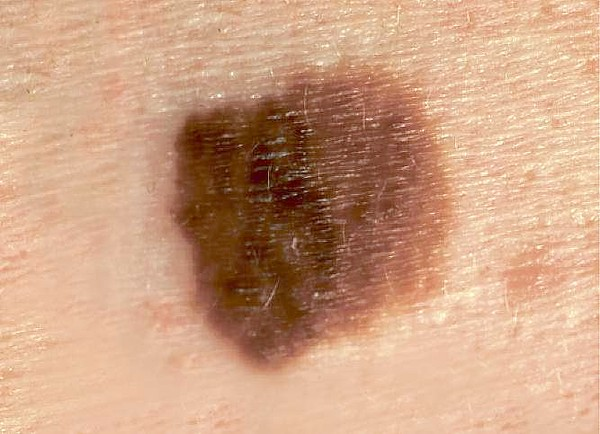
#> input picture img/malignant.jpg, 600 x 434 px, given in place of IMD348.bmp, which was not available
$ python crop.py   (older library calls are emulated)
#> lines starting #> are read from the running program, lines starting #| are printed output that depends on the picture; after the words box and inside, x2 and y2 are one past the last pixel; in counts of white or black regions, pixels touching at a corner belong together; pictures that were not available may be replaced by others from this repository, and a replacement may not be noted
### lib/helper.py
import cv2

# NOTE: The given image must be a greyscale image
def getMoleContour(greyscale):
    THRESHOLD = 125
    MAX_VALUE = 180
    greyscale = cv2.blur(greyscale, (5, 5))
    ret, thresh = cv2.threshold(greyscale, THRESHOLD, MAX_VALUE, cv2.THRESH_BINARY_INV) # Binary mask
    im2, contours, hierarchy = cv2.findContours(thresh, cv2.RETR_EXTERNAL, cv2.CHAIN_APPROX_NONE)
    # Check to make sure there actually is a contour
    if len(contours) == 0:
        raise Error("No contours found!")
    # Only find the longest one
    longestContour = []
    for i in range(len(contours)):
        if len(contours[i]) > len(longestContour):
            longestContour = contours[i]
    return longestContour

def showImage(image):
    cv2.imshow("image", image)
    cv2.waitKey(0)
    cv2.destroyAllWindows()

### lib/crop.py
import cv2
import numpy as np
from helper import getMoleContour
from helper import showImage

def crop(image):
    imageH, imageW, _ = image.shape
    MAX_PADDING = 7
    # image = cv2.GaussianBlur(image, (1, 1), 0)
    grayscale = cv2.cvtColor(image, cv2.COLOR_BGR2GRAY)
    contour = getMoleContour(grayscale)
    cv2.drawContours(grayscale, contour, -1, (255, 255, 255), 5)
    x, y, w, h = cv2.boundingRect(contour)
    padding = MAX_PADDING if x > MAX_PADDING and y > MAX_PADDING else min(x, y)
    padding = padding if x + w + padding * 2 > imageW and y + h + padding * 2 > imageH else 0
    x -= padding
    y -= padding
    if w < padding * 2 and h < padding * 2:
        raise Error("Picture is waay too small!!!")
    return image[y:y+h+padding*2,x:x+w+padding*2]

if __name__ == "__main__":
    image = cv2.imread('./img/dataset/IMD348.bmp')
#> image is the input picture: shape (434, 600, 3); mean B, G, R 130.4, 160.4, 204.7
    showImage(image)
    showImage(crop(image))
#> in getMoleContour, `ret, thresh = cv2.threshold(greyscale, THRESHOLD, MAX_VALUE, cv2.THRES..`:
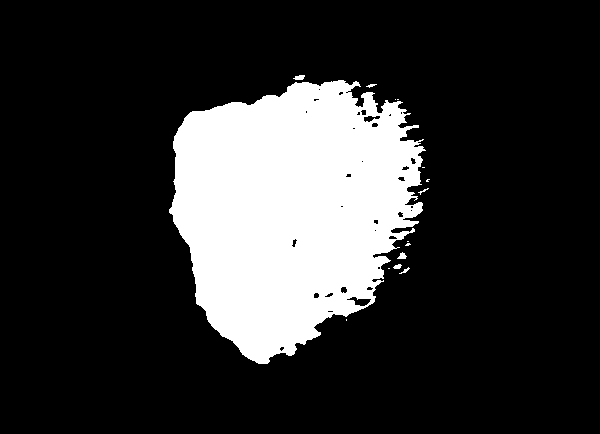
#> thresh: shape (434, 600); values 0 (black) and 180 (white), 19.6% white; 15 white regions (8 under 20 px)
#> in getMoleContour, `ret, thresh = cv2.threshold(greyscale, THRESHOLD, MAX_VALUE, cv2.THRES..`: ret = 125
#> in getMoleContour, `im2, contours, hierarchy = cv2.findContours(thresh, cv2.RETR_EXTERNAL,..`: contours = 15 contours, 11 with area under 20; largest, box (x1, y1, x2, y2) and area: (169, 80, 426, 364) 50704, (293, 75, 305, 80) 30, (397, 252, 407, 259) 30, (393, 264, 402, 269) 22
#> the loop in getMoleContour, `for i in range(len(contours)):` made 15 passes
#> longestContour on pass 1: [[346, 319], [346, 320]]
#> after the loop in getMoleContour, `for i in range(len(contours)):`: longestContour = contour of 1253 points, box (x1, y1, x2, y2) (169, 80, 426, 364), area 50704
#> in crop, `contour = getMoleContour(grayscale)`: contour has the same summary as longestContour in getMoleContour
#> in crop, `cv2.drawContours(grayscale, contour, -1, (255, 255, 255), 5)`: grayscale: shape (434, 600); min 9, max 255, mean 174.3
#> in crop, `x, y, w, h = cv2.boundingRect(contour)`: x = 169; y = 80; w = 257; h = 284
#> in crop, `padding = MAX_PADDING if x > MAX_PADDING and y > MAX_PADDING else min(..`: padding = 7
#> in crop, `padding = padding if x + w + padding * 2 > imageW and y + h + padding ..`: padding = 0
    image = cv2.imread('./img/malignant1.jpg')
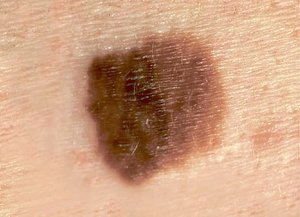
#> input picture img/malignant1.jpg, 300 x 217 px, found by its file name
#> image is the input picture: shape (217, 300, 3); mean B, G, R 130.4, 160.3, 204.6
    showImage(image)
    showImage(crop(image))
#> in getMoleContour (call 2), `ret, thresh = cv2.threshold(greyscale, THRESHOLD, MAX_VALUE, cv2.THRES..`: thresh: shape (217, 300); values 0 (black) and 180 (white), 19.7% white; 2 white regions (1 under 20 px)
#> in getMoleContour (call 2), `im2, contours, hierarchy = cv2.findContours(thresh, cv2.RETR_EXTERNAL,..`: contours = 2 contours, 1 with area under 20; largest, box (x1, y1, x2, y2) and area: (85, 40, 211, 182) 12592
#> the loop in getMoleContour (call 2), `for i in range(len(contours)):` made 2 passes
#> longestContour on pass 1: [[201, 127], [202, 127]]
#> in crop (call 2), `contour = getMoleContour(grayscale)`: contour = contour of 491 points, box (x1, y1, x2, y2) (85, 40, 211, 182), area 12592
#> in crop (call 2), `cv2.drawContours(grayscale, contour, -1, (255, 255, 255), 5)`:
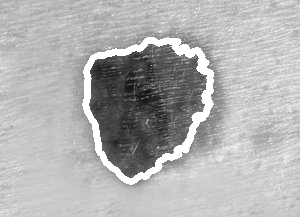
#> grayscale: shape (217, 300); min 14, max 255, mean 176.8
#> in crop (call 2), `x, y, w, h = cv2.boundingRect(contour)`: x = 85; y = 40; w = 126; h = 142
#> in crop (call 2), `padding = MAX_PADDING if x > MAX_PADDING and y > MAX_PADDING else min(..`: padding = 7
#> in crop (call 2), `padding = padding if x + w + padding * 2 > imageW and y + h + padding ..`: padding = 0
    image = cv2.imread('./img/malignant2.jpg')
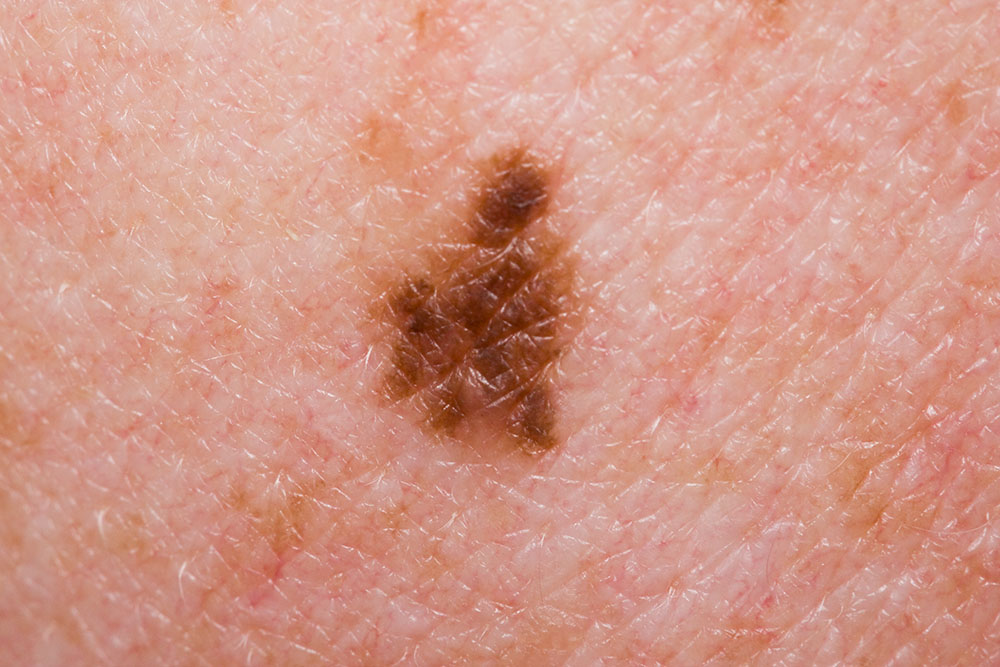
#> input picture img/malignant2.jpg, 1000 x 667 px, found by its file name
#> image is the input picture: shape (667, 1000, 3); mean B, G, R 136, 151.7, 210.3
    showImage(image)
    showImage(crop(image))
#> in getMoleContour (call 3), `ret, thresh = cv2.threshold(greyscale, THRESHOLD, MAX_VALUE, cv2.THRES..`:
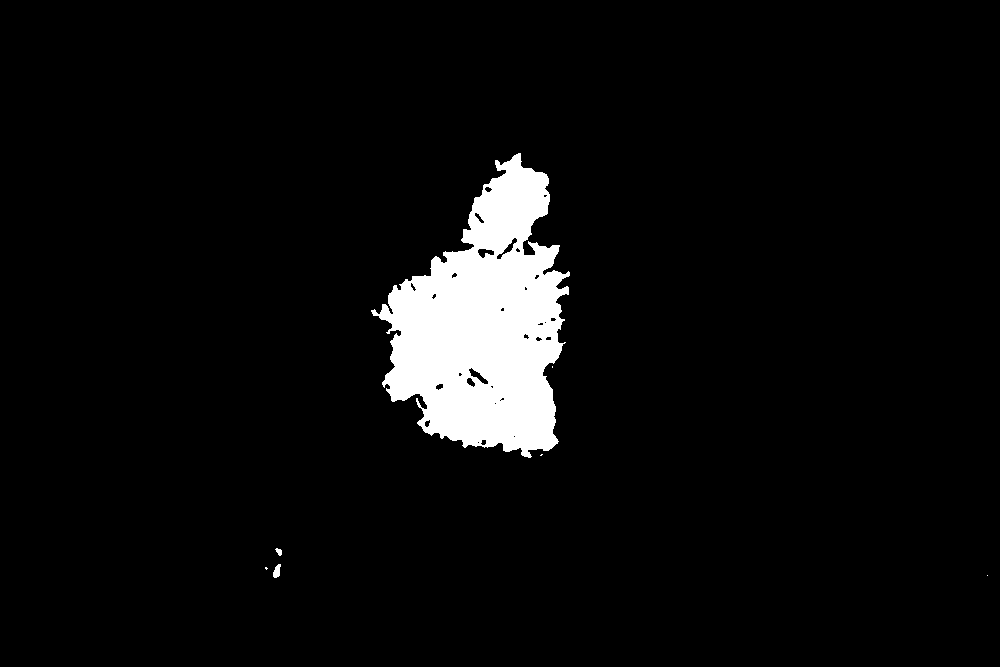
#> thresh: shape (667, 1000); values 0 (black) and 180 (white), 5.2% white; 7 white regions (4 under 20 px)
#> in getMoleContour (call 3), `im2, contours, hierarchy = cv2.findContours(thresh, cv2.RETR_EXTERNAL,..`: contours = 7 contours, 4 with area under 20; largest, box (x1, y1, x2, y2) and area: (371, 153, 570, 458) 34631, (273, 564, 281, 578) 60, (275, 548, 282, 556) 25
#> the loop in getMoleContour (call 3), `for i in range(len(contours)):` made 7 passes
#> longestContour on pass 1: [[987, 575]]
#> after the loop in getMoleContour (call 3), `for i in range(len(contours)):`: longestContour = contour of 1212 points, box (x1, y1, x2, y2) (371, 153, 570, 458), area 34631
#> in crop (call 3), `contour = getMoleContour(grayscale)`: contour has the same summary as longestContour in getMoleContour
#> in crop (call 3), `cv2.drawContours(grayscale, contour, -1, (255, 255, 255), 5)`:
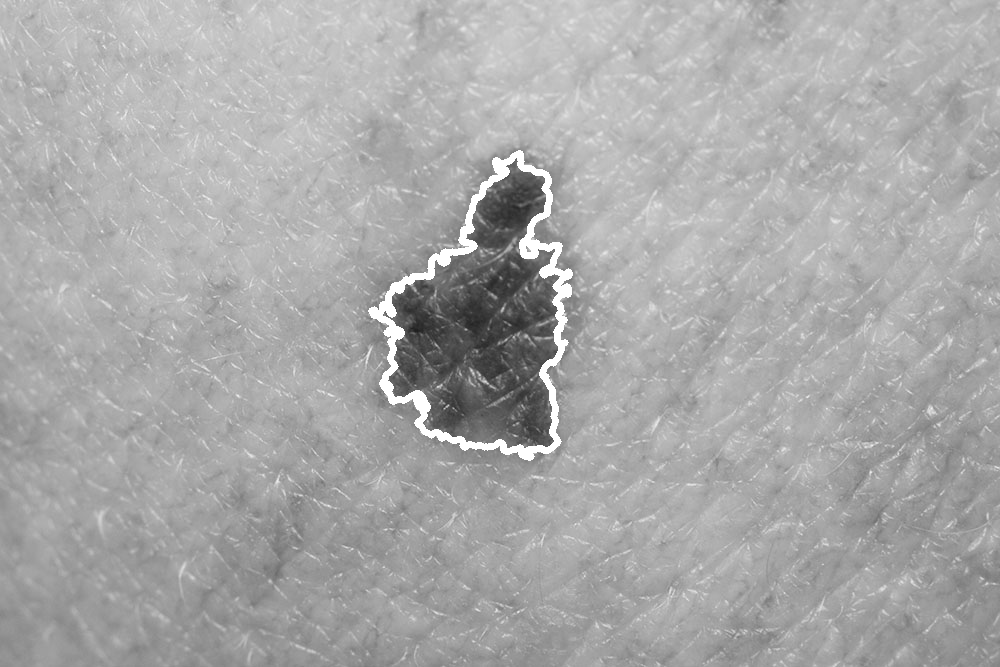
#> grayscale: shape (667, 1000); min 31, max 255, mean 169.1
#> in crop (call 3), `x, y, w, h = cv2.boundingRect(contour)`: x = 371; y = 153; w = 199; h = 305
#> in crop (call 3), `padding = MAX_PADDING if x > MAX_PADDING and y > MAX_PADDING else min(..`: padding = 7
#> in crop (call 3), `padding = padding if x + w + padding * 2 > imageW and y + h + padding ..`: padding = 0
    image = cv2.imread('./img/benign1.jpg')
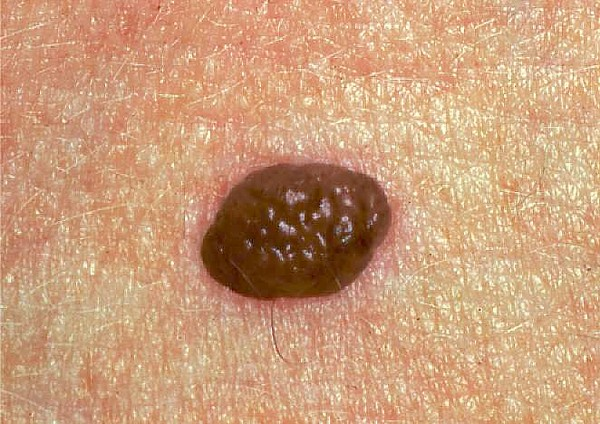
#> input picture img/benign1.jpg, 600 x 424 px, found by its file name
#> image is the input picture: shape (424, 600, 3); mean B, G, R 122.4, 158.1, 203.2
    showImage(image)
    showImage(crop(image))
    image = cv2.imread('./img/benign2.jpg')
    showImage(image)
    showImage(crop(image))
